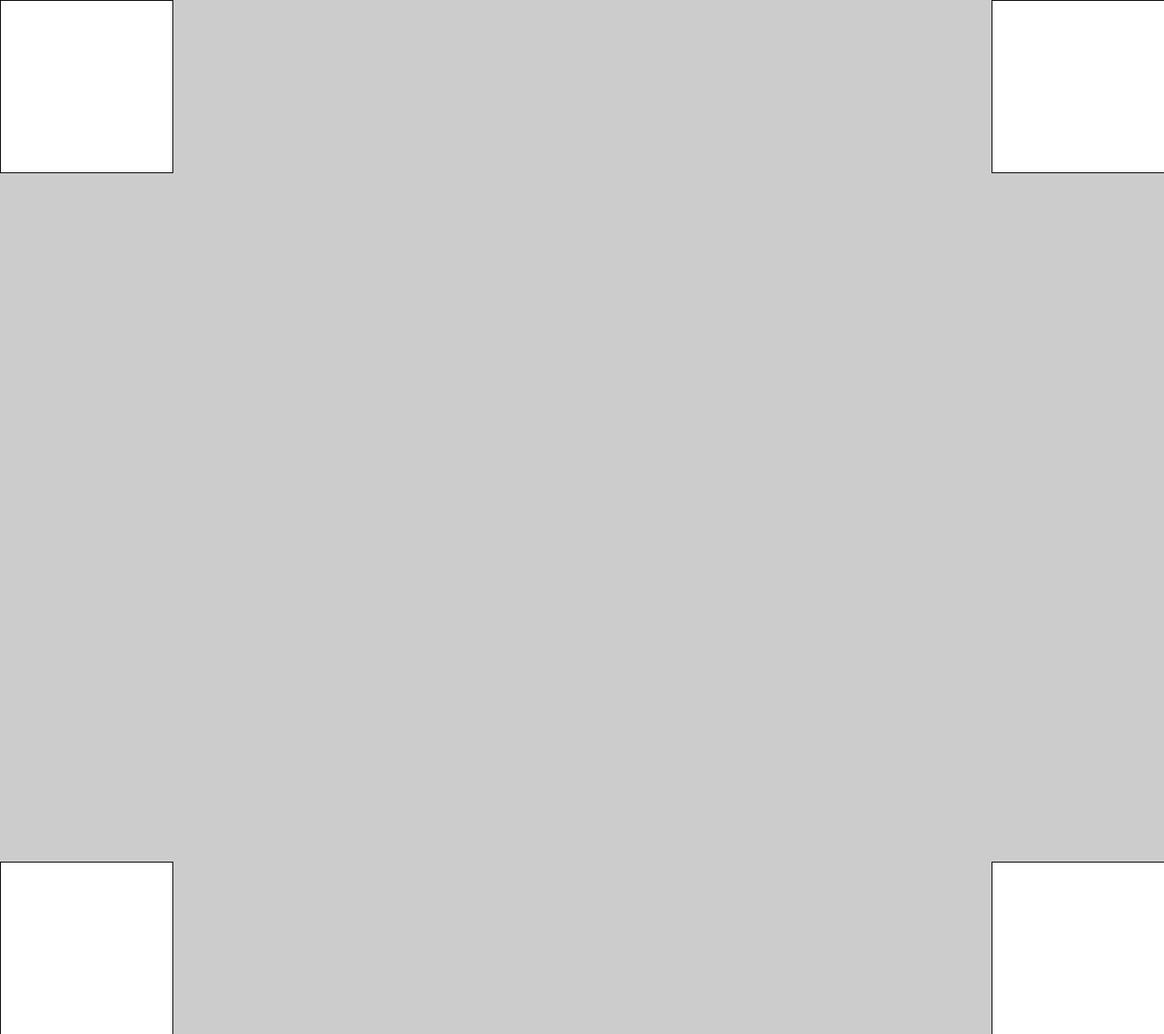
Frame 1 (no input)
Frame 60 (the mouse pressed at the canvas centre just before this capture): identical to frame 1, image omitted
Frame 120 (the mouse held since frame 60 and released just before this capture): identical to frame 1, image omitted

The Processing sketch that drew this single still picture (run headless with seeded random() and noise(); from frame 60 on, the mouse is pressed at the canvas centre):

// Processing sketch: Drawing_Position
// ── Drawing_Position.pde
//Drawing_Position.pde
//Author: Alexandros Lotsos
/*Summary: The purpose of this sketch is to introduce you to the canvas system
that is ubiquitous in creative coding and to also introduce you to the anatomy of a processing sketch. */

/*setup is a function that will be called first and is mainly used for initialization.
Use it to set the global parameters of the sketch like the canvas size, background color etc.
setup will execute exactly once, from top to bottom.*/
void setup(){
  size(1350, 1200); /* size is used to declare the dimensions of your canvas (i.e. this one has a width of 1350 and height of 1200).
  The exact syntax is size(width, height); */
  
  /*contrary to the popular cartesian coordinate system you're used to, (0,0) in processing is on the top left rather than the middle.
  notice how the following rectangles change positions on the canvas.*/
  rect(0, 0, 200, 200); //rect is a function that draws a rectangle with syntax rect(posX, posY, width, height);
  rect(1150, 1000, 200, 200);
  rect(1150, 0, 200, 200);
  rect(0, 1000, 200, 200);
  
  //if posX or posY exceed the dimensions of the canvas, objects will not show because they are drawn "outside" of the canvas
  //try tweaking the dimensions of the canvas to make all three of the following squares appear.
  rect(1400, 800, 200, 200);
  rect(800, 1400, 200, 200);
  rect(1400, 1400, 200, 200);
}

/*most sketches will also have a draw function that is called after setup and runs repeatedly, multiple times a second.
draw is mostly used to animate things on a frame-by-frame basis and to respond to events.
since we're just drawing static shapes. Let's leave this alone for now.*/
void draw(){
  
}
